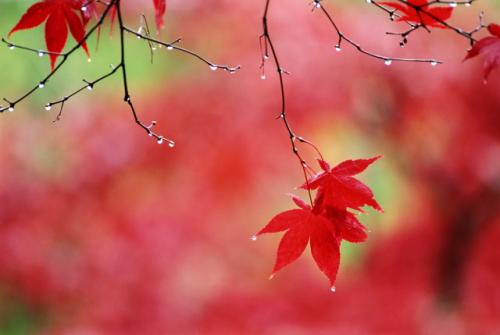
#> input picture test.jpg, 500 x 335 px
$ python -i how2use.py   (imports and definitions only)
#> lines starting #> are read from the running program, lines starting #| are printed output that depends on the picture
import cv2
import matplotlib.pyplot as plt
import numpy as np


# [28 lines left out: function cv2ImgTest, not called in this run]

def matplotImgTest():
    img = cv2.imread('test.jpg', cv2.IMREAD_COLOR)
#> img is the input picture: shape (335, 500, 3); mean B, G, R 79.5, 88.3, 189.8
    b, g, r = cv2.split(img)  # img파일을 b,g,r로 분리
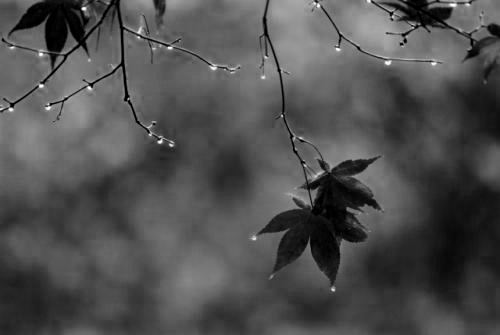
#> b: shape (335, 500); min 0, max 255, mean 79.5
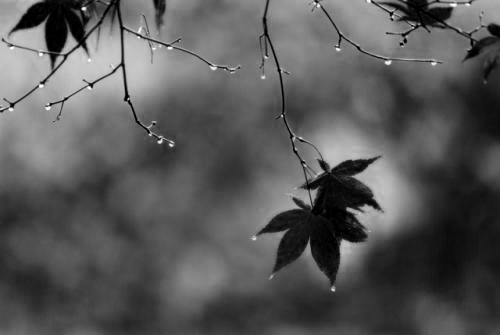
#> g: shape (335, 500); min 0, max 255, mean 88.3
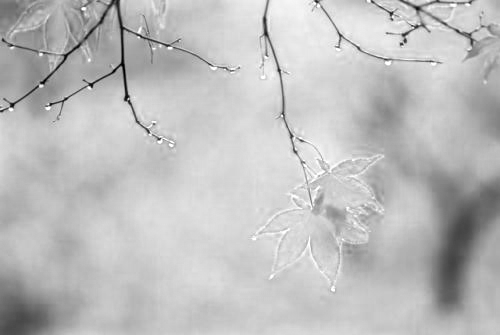
#> r: shape (335, 500); min 0, max 255, mean 189.8
    img2 = cv2.merge([r, g, b])  # b, r을 바꿔서 Merge
    img3 = cv2.cvtColor(img,cv2.COLOR_BGR2RGB)
    plt.imshow(img)
    plt.xticks([])  # x축 눈금
    plt.yticks([])  # y축 눈금
    plt.show()

# [82 lines left out: functions cv2VideoTest, trackbar, not called in this run]


######################################################################################################
#이하 실험용

>>> result = matplotImgTest()
